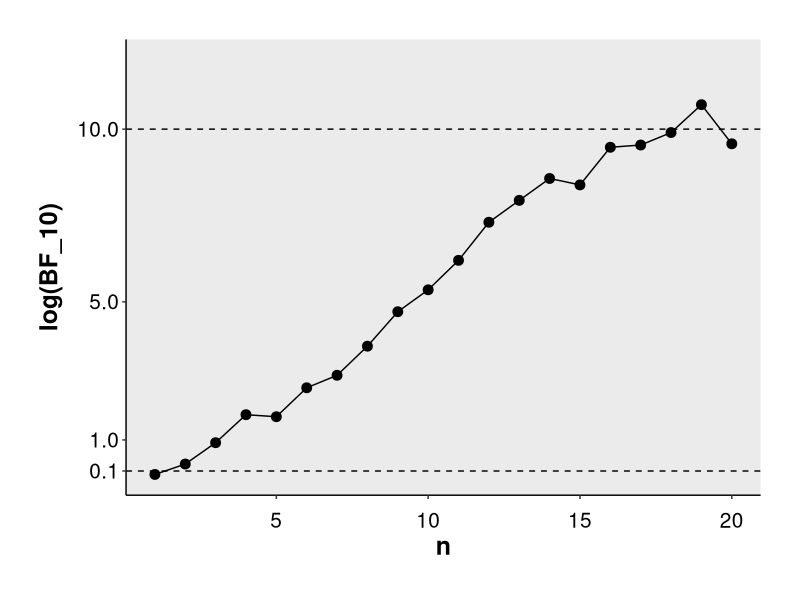
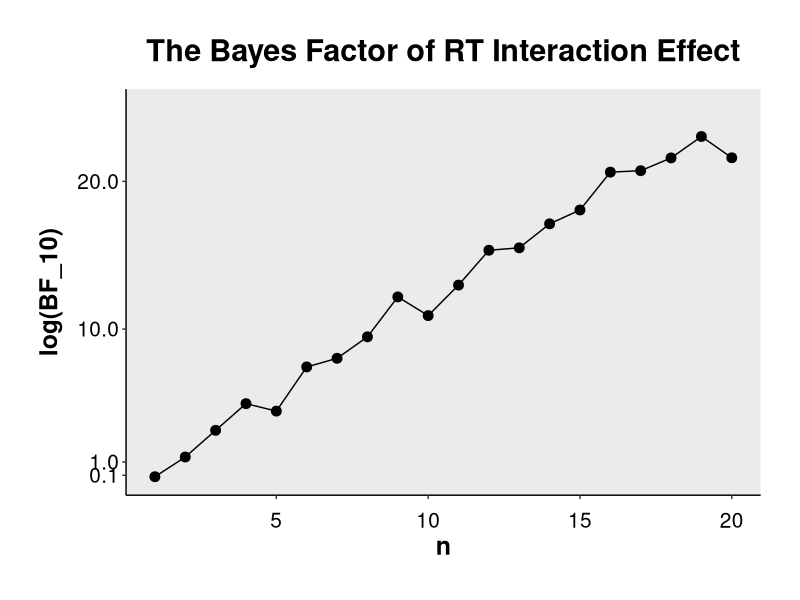

Recreate these plots in R, in order.
## ---- chunk 1
rm(list = ls())
## ---- chunk 2
# install.packages(c("tidyverse", "BayesFactor", "here"))
library(BayesFactor)#计算T检验和方差分析的贝叶斯因子
library(tidyverse)
library(here)
here()
options(scipen = 9)#将科学计数法改为在万后9位
## ---- chunk 3
packageVersion("BayesFactor")
## ---- chunk 4
df <- readr::read_csv(here("2_Data", "df.sum_jasp.csv"))
## ---- chunk 5
#分析因变量为RT的使用数据
df.RT <- df %>%
  #选择被试信息以及RT_开头的列
  dplyr::select(subj_idx, starts_with("RT_")) %>%
  #RT_Bad_Match到RT_Good_Nonmatch列转换为长数据，列名为condition，值名为rt
  tidyr::pivot_longer(
    cols = RT_Bad_Match:RT_Neutral_Nonmatch, 
    names_to = "condition",
    values_to = "rt"
  ) %>% 
  #将condition列拆分为三列，DV_Name为因变量名称
  #Valence是道德信息，Matchness是匹配信息
  tidyr::separate(col = condition, 
                 into = c("DV_Name", "Valence", "Matchness"), 
                 sep = "_") %>% 
  #类型为character的转换为因子类型，便于后续分析
  dplyr::mutate_if(is.character, as.factor)

head(df.RT)
## ---- chunk 6
df.ACC <- df %>% 
  dplyr::select(subj_idx, starts_with("ACC_")) %>%
  tidyr::pivot_longer(
    cols = ACC_Bad_Match:ACC_Neutral_Nonmatch, 
    names_to = "condition",
    values_to = "ACC"
  ) %>% 
  tidyr::separate(col = condition, 
                 into = c("DV_Name", "Valence", "Matchness"), 
                 sep = "_") %>% 
  dplyr::mutate_if(is.character, as.factor)

head(df.ACC)
## ---- chunk 7
df.dPrime <- df %>% 
  dplyr::select(subj_idx, starts_with("dPrime_")) %>%
  tidyr::pivot_longer(
    cols = dPrime_Bad:dPrime_Neutral, 
    names_to = "condition",
    values_to = "dPrime"
  ) %>% 
  tidyr::separate(col = condition, 
                 into = c("DV_Name", "Valence"), 
                 sep = "_") %>% 
  dplyr::mutate_if(is.character, as.factor)

head(df.dPrime)
## ---- chunk 8
bayesfactors <- BayesFactor::generalTestBF(
    rt ~ Valence*Matchness*subj_idx - subj_idx:Valence:Matchness,
    data = data.frame(df.RT), 
    whichRandom = "subj_idx",
    neverExclude = "subj_idx", 
    whichModels = "all")

bayesfactors
## ---- chunk 9
#感兴趣的效应都要先除零模型（仅包括随机效应的模型）
null <- bayesfactors[8]

#全模型
full <- bayesfactors[7]
BF_full.n <- full/null#全模型与null对比
BF_excinx.n <- bayesfactors[4]/null
BF_inx <- BF_full.n/BF_excinx.n
BF_inx

BF_m.n <- bayesfactors[2]/null
BF_excinx.n/BF_m.n

BF_v.n <- bayesfactors[1]/null
BF_excinx.n/BF_v.n
## ---- chunk 10
ttestBF(df$RT_Good_Match, df$RT_Neutral_Match, paired = TRUE, nullInterval = c(Inf, 0))[2]
## ---- chunk 11
a <- ttestBF(df$RT_Good_Match, df$RT_Neutral_Match, paired = TRUE, nullInterval = c(0, Inf))
a[2]
## ---- chunk 12
subj_num <- unique(df.RT$subj_idx) # 每个被试的编号
n <- length(unique(df.RT$subj_idx)) # 一共有20个被试
n
## ---- chunk 13
bf_output <- rep(1, length(subj_num)) ### 先建立一个列表
## ---- chunk 14
for (i in seq_along(subj_num)) {#i遍历subj_num
  if (i == 1) {
    next
    #由于一个被试不能正确计算贝叶斯因子，所以当i等于1时，跳过
  }
  #将df数据框中的subj_idx列转换为字符串型
  df$subj_idx <- as.character(df$subj_idx)
  #提取出遍历到的被试编号
  id <- unique(df$subj_idx)[1:i]
  #从愿数据中筛选被试
  df.selected <- df %>% filter(subj_idx %in% id)
  #转换为因子型
  df.selected$subj_idx <- as.factor(df.selected$subj_idx)
  bayesfactors <- ttestBF(df.selected$RT_Good_Match,
                          df.selected$RT_Neutral_Match, 
                          paired = TRUE, 
                          nullInterval = c(0, Inf))#计算贝叶斯因子
  bf_output[i] <- bayesfactors[2]
}
## ---- chunk 15
tibble(bf_output) %>% 
  dplyr::mutate(n = 1:nrow(.)) %>% 
  dplyr::rename("Bayes Factor" = "bf_output") %>% 
  dplyr::mutate(logBF = log(`Bayes Factor`)) %>% 
   ggplot(aes(x = n, y = logBF)) + 
  geom_point(size = 3) + 
  geom_line() + 
  geom_hline(aes(yintercept = 10), linetype = "dashed") + 
  geom_hline(aes(yintercept = 1/10), linetype = "dashed") +
  scale_y_continuous(
    limits = c(0, 12),
    breaks = c(1/10, 1, 5, 10)) + 
  ylab(label = "log(BF_10)") + 
   theme(
    plot.margin = unit(c(1, 1, 1, 1), "cm"),
    plot.background = element_rect(fill = "white", color = NA),
    plot.title = element_text(size = 22, face = "bold",
                              hjust = 0.5,
                              margin = margin(b = 15)),
    axis.line = element_line(color = "black", size = .5),
    axis.title = element_text(size = 18, color = "black",
                              face = "bold"),
    axis.text = element_text(size = 15, color = "black"),
    axis.text.x = element_text(margin = margin(t = 10)),
    axis.title.y = element_text(margin = margin(r = 10)),
    axis.ticks = element_line(size = .5),
    panel.grid = element_blank(),
    legend.position = c(0.20, 0.8),
    legend.background = element_rect(color = "black"),
    legend.text = element_text(size = 15),
    legend.margin = margin(t = 5, l = 5, r = 5, b = 5),
    legend.key = element_rect(color = NA, fill = NA))
## ---- chunk 16
subj_num <- unique(df.RT$subj_idx) # 每个被试的编号
n <- length(unique(df.RT$subj_idx)) # 一共有20个被试
n
## ---- chunk 17
BFs_match <- rep(1, length(subj_num))

BFs_valence <- rep(1, length(subj_num))

BFs_int <- rep(1, length(subj_num))
## ---- chunk 18
for (i in seq_along(subj_num)) {
  if (i == 1) {
    next
  }
  df.RT$subj_idx <- as.character(df.RT$subj_idx)
  id <- unique(df.RT$subj_idx)[1:i]
  df.selected <- df.RT %>% dplyr::filter(subj_idx %in% id)
  df.selected$subj_idx <- as.factor(df.selected$subj_idx)
  df.selected$Matchness <- as.factor(df.selected$Matchness)
  df.selected$Valence <- as.factor(df.selected$Valence)
  bayesfactors <- BayesFactor::generalTestBF(
    rt ~ Valence*Matchness*subj_idx - subj_idx:Valence:Matchness,
    data = data.frame(df.selected), 
    whichRandom = "subj_idx",
    neverExclude = "subj_idx", 
    whichModels = "all", progress = FALSE)
  
  null <- bayesfactors[8]
  full <- bayesfactors[7]#全模型
  BF_full.n <- full/null#全模型与null对比
  BF_excinx.n <- bayesfactors[4]/null
  BF_m.n <- bayesfactors[2]/null
  BF_v.n <- bayesfactors[1]/null
  BFs_match[i] <- BF_excinx.n/BF_v.n#计算Matchness主效应的BF
  BFs_valence[i] <- BF_excinx.n/BF_m.n#计算Valence的BF
  BFs_int[i] <- BF_full.n/BF_excinx.n#计算交互项的BF
}
## ---- chunk 19
aov_output <- tibble::tibble(BFs_int, BFs_valence, BFs_match)#整合为数据框
aov_output$BFs_int <- round(aov_output$BFs_int, digits = 2)#保留两位小数
aov_output$BFs_valence <- round(aov_output$BFs_valence, digits = 2)
aov_output$BFs_match <- round(aov_output$BFs_match, digits = 2)
head(aov_output)#查看数据
## ---- chunk 20
dat_plot <- aov_output %>% dplyr::mutate(n = 1:nrow(.)) %>% 
  tidyr::pivot_longer(BFs_int:BFs_match, names_to = "Effect", 
               values_to = "Bayes Factor") %>% 
  dplyr::mutate(`logBF` = log(`Bayes Factor`))
a <- dat_plot %>% 
  filter(Effect == "BFs_int") 
a
## ---- chunk 21
dat_plot %>% dplyr::filter(Effect == "BFs_int") %>% 
  ggplot(aes(x = n, y = logBF)) + 
  geom_point(size = 3) + 
  geom_line() + 
  ylab(label = "log(BF_10)") + 
  ggtitle("The Bayes Factor of RT Interaction Effect") + 
  scale_y_continuous(
    limits = c(0, 25),
    breaks = c(1/10, 1, 10, 20)) + 
   theme(
    plot.margin = unit(c(1, 1, 1, 1), "cm"),
    plot.background = element_rect(fill = "white", color = NA),
    plot.title = element_text(size = 22, face = "bold",
                              hjust = 0.5,
                              margin = margin(b = 15)),
    axis.line = element_line(color = "black", size = .5),
    axis.title = element_text(size = 18, color = "black",
                              face = "bold"),
    axis.text = element_text(size = 15, color = "black"),
    axis.text.x = element_text(margin = margin(t = 10)),
    axis.title.y = element_text(margin = margin(r = 10)),
    axis.ticks = element_line(size = .5),
    panel.grid = element_blank(),
    legend.position = c(0.20, 0.8),
    legend.background = element_rect(color = "black"),
    legend.text = element_text(size = 15),
    legend.margin = margin(t = 5, l = 5, r = 5, b = 5),
    legend.key = element_rect(color = NA, fill = NA))
# ggsave("RT_inx.png", width = 10, height = 7, dpi = 300)
